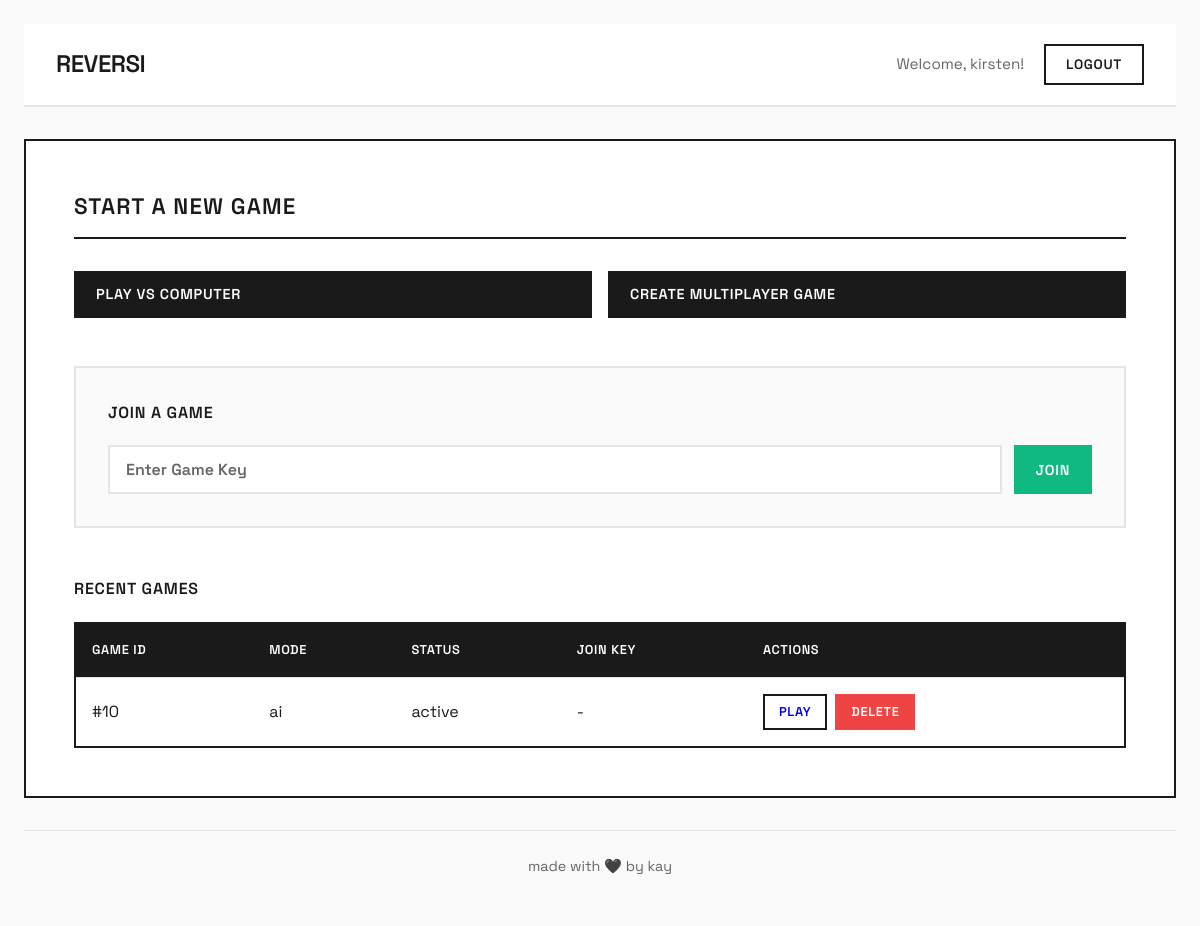
/index.php (signed in), run on the app's committed database.
### tables this page shows
CREATE TABLE games (
            id INTEGER PRIMARY KEY AUTOINCREMENT,
            join_key TEXT UNIQUE,
            player1_id INTEGER NOT NULL,
            player2_id INTEGER,
            current_player INTEGER DEFAULT 1,
            board TEXT NOT NULL,
            game_mode TEXT NOT NULL,
            status TEXT DEFAULT 'waiting',
            winner_id INTEGER,
            created_at DATETIME DEFAULT CURRENT_TIMESTAMP,
            updated_at DATETIME DEFAULT CURRENT_TIMESTAMP,
            FOREIGN KEY (player1_id) REFERENCES users(id),
            FOREIGN KEY (player2_id) REFERENCES users(id),
            FOREIGN KEY (winner_id) REFERENCES users(id)
        );

### database.php (called while the page is built, shortened)
<?php
class Database {
    private $db;
    public function __construct($dbFile = 'reversi.db') {
        $this->db = new SQLite3($dbFile);
    }
    private function initDatabase() {
        $this->db->exec("CREATE TABLE IF NOT EXISTS users (
            id INTEGER PRIMARY KEY AUTOINCREMENT,
            username TEXT UNIQUE NOT NULL,
            password TEXT NOT NULL,
            created_at DATETIME DEFAULT CURRENT_TIMESTAMP
        )");
        $this->db->exec("CREATE TABLE IF NOT EXISTS games (
            id INTEGER PRIMARY KEY AUTOINCREMENT,
            join_key TEXT UNIQUE,
            player1_id INTEGER NOT NULL,
            player2_id INTEGER,
            current_player INTEGER DEFAULT 1,
            board TEXT NOT NULL,
            game_mode TEXT NOT NULL,
            status TEXT DEFAULT 'waiting',
            winner_id INTEGER,
            created_at DATETIME DEFAULT CURRENT_TIMESTAMP,
            updated_at DATETIME DEFAULT CURRENT_TIMESTAMP,
            FOREIGN KEY (player1_id) REFERENCES users(id),
            FOREIGN KEY (player2_id) REFERENCES users(id),
            FOREIGN KEY (winner_id) REFERENCES users(id)
        )");
        $this->db->exec("CREATE TABLE IF NOT EXISTS moves (
            id INTEGER PRIMARY KEY AUTOINCREMENT,
            game_id INTEGER NOT NULL,
            player INTEGER NOT NULL,
            row INTEGER NOT NULL,
            col INTEGER NOT NULL,
            created_at DATETIME DEFAULT CURRENT_TIMESTAMP,
            FOREIGN KEY (game_id) REFERENCES games(id)
        )");
    }
    public function getConnection() {
        return $this->db;
    }
}

### auth.php (called while the page is built, shortened)
<?php
require_once 'database.php';
class Auth {
    public function __construct() {
        $database = new Database();
    }
    public function getUserId() {
        return $_SESSION['user_id'] ?? null;
    }
    public function getUsername() {
        return $_SESSION['username'] ?? null;
    }
}

### game_manager.php (called while the page is built, shortened)
<?php
require_once 'database.php';
class GameManager {
    private $db;
    public function __construct() {
        $database = new Database();
        $this->db = $database->getConnection();
    }
    public function getUserGames($userId) {
        $stmt = $this->db->prepare("SELECT * FROM games
                                     WHERE player1_id = :user_id OR player2_id = :user_id
                                     ORDER BY updated_at DESC LIMIT 10");
        $stmt->bindValue(':user_id', $userId, SQLITE3_INTEGER);
        $result = $stmt->execute();
        $games = [];
        while ($game = $result->fetchArray(SQLITE3_ASSOC)) {
            $games[] = $game;
        }
        return $games;
    }
}

### index.php (the view, shortened to what this page needs)
<?php
require_once 'auth.php';
$auth = new Auth();
require_once 'game_manager.php';
$gameManager = new GameManager();
$userGames = $gameManager->getUserGames($auth->getUserId());
?>
<!DOCTYPE html>
<html lang="en">
<head>
    <link rel="stylesheet" href="style_v3.css">
</head>
<body>
    <div class="container">
        <header>
            <h1>Reversi</h1>
            <div class="user-info">
                <span>Welcome, <?php echo htmlspecialchars($auth->getUsername()); ?>!</span>
                <form method="POST" style="display: inline;">
                    <button type="submit" class="btn btn-secondary">Logout</button>
                </form>
            </div>
        </header>
        <div class="main-menu">
            <h2>Start a New Game</h2>
            <div class="game-options">
                <a href="?action=new_game&mode=ai" class="btn btn-primary">Play vs Computer</a>
                <a href="?action=new_game&mode=multiplayer" class="btn btn-primary">Create Multiplayer Game</a>
            </div>
            <div class="join-game">
                <h3>Join a Game</h3>
                <form method="POST" action="?action=join_game">
                    <input type="text" name="join_key" placeholder="Enter Game Key" required>
                    <button type="submit" class="btn btn-success">Join</button>
                </form>
            </div>
            <?php if (!empty($userGames)): ?>
                <div class="recent-games">
                    <h3>Recent Games</h3>
                    <table>
                        <thead>
                            <tr>
                                <th>Game ID</th>
                                <th>Mode</th>
                                <th>Status</th>
                                <th>Join Key</th>
                                <th>Actions</th>
                            </tr>
                        </thead>
                        <tbody>
                            <?php foreach ($userGames as $game): ?>
                                <tr>
                                    <td>#<?php echo $game['id']; ?></td>
                                    <td><?php echo htmlspecialchars($game['game_mode']); ?></td>
                                    <td><?php echo htmlspecialchars($game['status']); ?></td>
                                    <td><?php echo $game['game_mode'] == 'multiplayer' && $game['status'] == 'waiting' ? htmlspecialchars($game['join_key']) : '-'; ?></td>
                                    <td style="display: flex; gap: 8px;">
                                        <?php if ($game['status'] == 'active' || $game['status'] == 'waiting'): ?>
                                            <a href="game.php?id=<?php echo $game['id']; ?>" class="btn btn-small">Play</a>
                                        <?php else: ?>
                                            <a href="game.php?id=<?php echo $game['id']; ?>" class="btn btn-small">View</a>
                                        <?php endif; ?>
                                        <button onclick="deleteGameFromList(<?php echo $game['id']; ?>)" class="btn btn-small btn-danger">Delete</button>
                                    </td>
                                </tr>
                            <?php endforeach; ?>
                        </tbody>
                    </table>
                </div>
            <?php endif; ?>
        </div>
        <footer>
            made with 🖤 by kay
        </footer>
    </div>
</body>
</html>

### style_v3.css (style rules this page uses)
* { margin: 0; padding: 0; box-sizing: border-box; }
:root { --bg-primary: #fafafa; --bg-secondary: #ffffff; --text-primary: #1a1a1a; --text-secondary: #666666; --accent: #3b82f6; --accent-hover: #2563eb; --border: #e5e5e5; --success: #10b981; --danger: #ef4444; --warning: #f59e0b; }
body { font-family: 'Space Grotesk', -apple-system, BlinkMacSystemFont, sans-serif; background: var(--bg-primary); min-height: 100vh; padding: 24px; color: var(--text-primary); line-height: 1.6; }
.container { max-width: 1400px; margin: 0 auto; }
header { background: var(--bg-secondary); padding: 20px 32px; border-radius: 0; margin-bottom: 32px; display: flex; justify-content: space-between; align-items: center; border-bottom: 2px solid var(--border); }
header h1 { font-size: 1.5em; font-weight: 600; color: var(--text-primary); letter-spacing: -0.02em; text-transform: uppercase; }
.user-info { display: flex; align-items: center; gap: 20px; font-size: 0.95em; }
.user-info span { color: var(--text-secondary); font-weight: 400; }
.btn { padding: 10px 20px; border: 2px solid var(--text-primary); border-radius: 0; cursor: pointer; font-size: 0.9em; font-weight: 600; text-decoration: none; display: inline-block; transition: all 0.2s ease; text-transform: uppercase; letter-spacing: 0.05em; font-family: 'Space Grotesk', sans-serif; }
.btn-primary { background: var(--text-primary); color: var(--bg-secondary); border-color: var(--text-primary); }
.btn-secondary { background: transparent; color: var(--text-primary); border-color: var(--text-primary); }
.btn-success { background: var(--success); color: white; border-color: var(--success); }
.btn-danger { background: var(--danger); color: white; border-color: var(--danger); }
.btn-small { padding: 6px 14px; font-size: 0.8em; }
.main-menu { background: var(--bg-secondary); padding: 48px; border: 2px solid var(--text-primary); }
.main-menu h2 { margin-bottom: 32px; font-size: 1.4em; font-weight: 600; text-transform: uppercase; letter-spacing: 0.05em; border-bottom: 2px solid var(--text-primary); padding-bottom: 12px; }
.main-menu h3 { margin-bottom: 20px; font-size: 1em; font-weight: 600; text-transform: uppercase; letter-spacing: 0.05em; }
.game-options { display: grid; grid-template-columns: repeat(auto-fit, minmax(250px, 1fr)); gap: 16px; margin-bottom: 48px; }
.join-game { margin-bottom: 48px; padding: 32px; background: var(--bg-primary); border: 2px solid var(--border); }
.join-game form { display: flex; gap: 12px; }
.join-game input { flex: 1; padding: 12px 16px; border: 2px solid var(--border); font-size: 1em; background: var(--bg-secondary); color: var(--text-primary); font-weight: 600; letter-spacing: 0.1em; text-transform: uppercase; font-family: 'Space Grotesk', sans-serif; }
.join-game input::placeholder { color: var(--text-secondary); letter-spacing: normal; text-transform: none; }
.recent-games { margin-top: 48px; }
table { width: 100%; border-collapse: collapse; border: 2px solid var(--text-primary); }
table th, table td { padding: 16px; text-align: left; border-bottom: 1px solid var(--border); }
table th { background: var(--text-primary); color: var(--bg-secondary); font-weight: 600; text-transform: uppercase; font-size: 0.8em; letter-spacing: 0.05em; }
table tbody tr { background: var(--bg-secondary); transition: background 0.2s; }
table td { color: var(--text-primary); }
table tbody tr:last-child td { border-bottom: none; }
footer { text-align: center; padding: 24px; color: var(--text-secondary); margin-top: 32px; font-size: 0.9em; border-top: 1px solid var(--border); }

### data on the page
games: id "10", game_mode "ai", status "active"

### other printed values
$auth->getUsername() "kirsten"
